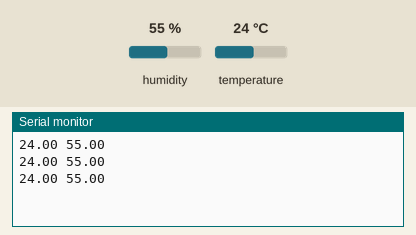
A sketch run on a simulated Arduino Uno, built with avr-gcc and run on an emulated ATmega328P. Parts: the last lines printed to the serial monitor. The test bench sets the inputs (shaded band); at power-on: humidity 55 %, temperature 24 °C.

Above: at 2.8 s.
2.9 s: humidity set to 22 %
At 5.5 s:
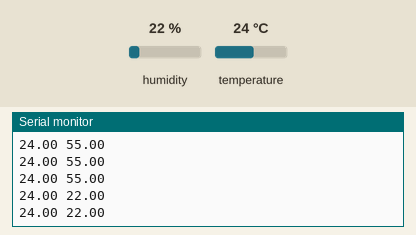
5.6 s: temperature set to 12 °C
At 7.5 s:
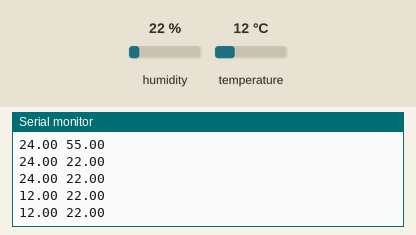
8.3 s: humidity set to 40 %
At 9.9 s:
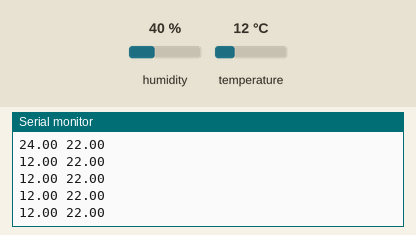
Timing chart, 0 to 11.4 s (numbered marks = the images above; inputs shaded):
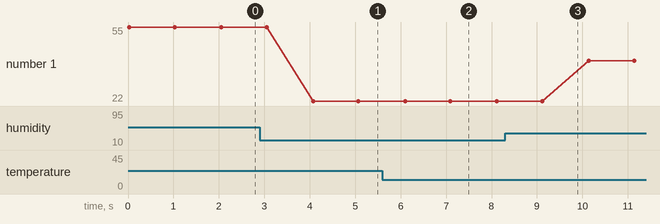

Measured:
- after the input at 2.9 s, the serial monitor: prints a new line after 1.2 s (image 1)
- after the input at 5.6 s, the serial monitor: prints a new line after 0.50 s (image 2)
- plotted number 1: 55 → 22 after the input at 2.9 s, 22 → 40 after the input at 8.3 s

The sketch:

proj2-dht.ino
```cpp
// proj3-dht.ino
// read data from a digital humidity and temperature sensor
// print sensor readings in this format:
// <DHT temp °C> <DHT % humidity>

#include <DHT.h>
#include <DHT_U.h>


///// CONSTANTS /////

// how long to wait between readings, in ms
const int DELAY_LENGTH = 1000;

// pins
const int THERM_PIN = A5; // thermistor
const int DHT_PIN = 2; // termperature-humidity sensor


///// DHT SETUP /////

DHT dht(DHT_PIN, DHT11);


// we don't need to design functions to read the DHT because the
// DHT library already provides some!


///// SETUP /////

void setup() {

  // start the serial monitor
  Serial.begin(9600);

  // start the DHT (temperature-humidity) sensor
  dht.begin();

}


///// MAIN LOOP /////

void loop() {

  // take and print the readings
  Serial.println(String(dht.readTemperature()) + " " + String(dht.readHumidity()));

  // wait a bit before the next reading
  delay(DELAY_LENGTH);

}
```
